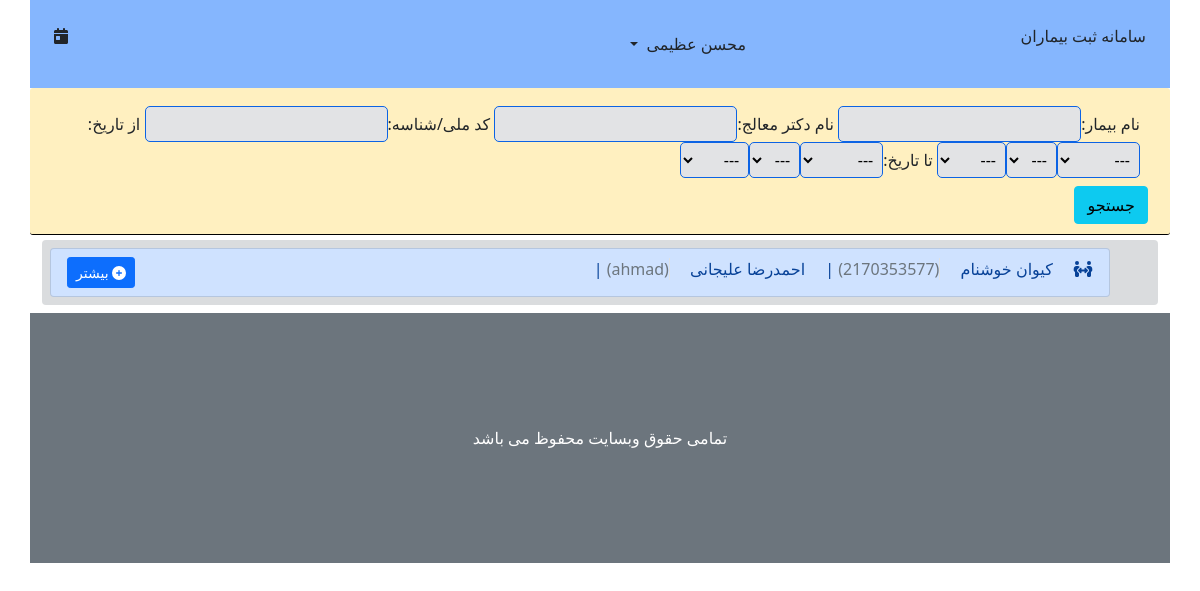
/files/ (signed in), run on the app's committed database.
### account/models.py (models this page shows, shortened)
class profile(models.Model):
    class Meta:
        verbose_name = 'ساخت حساب دکتر'
        verbose_name_plural = 'ساخت حساب دکتر'
    user = models.OneToOneField(User, on_delete=models.CASCADE, verbose_name='حساب کاربری', null=True)
    fullname = models.CharField('نام کامل', max_length=120, default='')
    age = models.IntegerField('سن', null=True)
    city = models.CharField('شهر', max_length=50, null=True)
    phone = models.CharField('تلفن', max_length=12, null=True)
    Secretary, Doctor, AdminSystem = 0, 1, 2
    role_list = [(Secretary, 'منشی (سطح 0)'), (Doctor, 'دکتر (سطح 1)'), (AdminSystem, 'ادمین سیستم (سطح 3)')]
    role = models.IntegerField(choices=role_list, null=True, default=0, blank=True)
    General, Specialist, SuperSpecialist = 0, 1, 2
    deg = [(General, 'عمومی'), (Specialist, 'تخصص'), (SuperSpecialist, 'فوق تخصص')]
    degree = models.IntegerField('درجه تحصیلی', choices=deg, null=True, blank=True)
    title = models.CharField('عنوان دکتر', null=True, max_length=50)
    address = models.TextField('آدرس', null=True)

### visit/models.py (models this page shows, shortened)
class Visit(models.Model):
    class Meta:
        verbose_name = 'ویزیت'
        verbose_name_plural = 'ویزیت'
    patient = models.ForeignKey('Patient', on_delete=models.DO_NOTHING, verbose_name='بیمار')
    doctor = models.ForeignKey('account.profile', on_delete=models.DO_NOTHING, verbose_name='دکتر')
    datetime = models.DateTimeField('زمان مراجعه', auto_now_add=True)
    var0, var1, var2, var3 = 0, 1, 2, 3
    lst = [(var0, 'جراحی 1'), (var1, 'جراحی 2'), (var2, 'جراحی 3'), (var3, 'جراحی 4')]
    kind = models.IntegerField('نوع جراحی', choices=lst, null=True, default=0, blank=True)
    description = models.TextField('توضیحات', max_length=200)

class Patient(models.Model):
    class Meta:
        verbose_name = 'بیمار'
        verbose_name_plural = 'بیمار'
    file_number = models.CharField(primary_key=True, max_length=10, verbose_name='کد ملی/شناسه')
    fullname = models.CharField('نام کامل', max_length=120)
    age = models.DateTimeField('تاریخ تولد', null=True)
    doctor = models.ForeignKey('account.profile', on_delete=models.DO_NOTHING, verbose_name='دکتر', null=True)
    phone = models.CharField('تلفن', max_length=11, null=True)

### visit/views.py (the view)
# urls.py: path('files/', show_files, name='show_files'),
@login_required
def show_files(request):
    search_form = SearchPatient(request.GET)
    if search_form.is_valid():
        patient_name = search_form.cleaned_data['patient_name']
        doctor_name = search_form.cleaned_data['doctor_name']
        national_id = search_form.cleaned_data['national_id']
        visit_list = Visit.objects.filter(patient__file_number__contains=patient_name)
        visit_list = visit_list.filter(doctor__fullname__contains=doctor_name)
        visit_list = visit_list.filter(patient__file_number__contains=national_id)
    else:
        visit_list = Visit.objects.all()
    context = {
        'visit_list': visit_list,
        'count': visit_list.__len__(),
        'date': time_now,
        'search_form': search_form
    }
    return render(request, 'visit/show_files.html', context)

### visit/forms.py
class SearchPatient(forms.Form):
    patient_name = forms.CharField(max_length=100, required=False, label='نام بیمار')
    doctor_name = forms.CharField(max_length=100, required=False, label='نام دکتر معالج')
    national_id = forms.CharField(max_length=10, required=False, label='کد ملی/شناسه')
    begin_date = forms.DateTimeField(label='از تاریخ', required=False, widget=SelectDateWidget)
    end_date = forms.DateTimeField(label='تا تاریخ', required=False, widget=SelectDateWidget)

### visit/templates/visit/show_files.html (shortened to what this page needs)
{% extends "visit/_base.html" %}
{% block main %}
    <div class="row bg-warning bg-opacity-25 search">
        <form action="" method="get">
            <div class="col-12 m-2">
                {{ search_form.as_table }}
            </div>
            <button type="submit" class="btn btn-info">جستجو</button>
        </form>
    </div>
    <ul class="list-group text-end bg-secondary bg-opacity-25">
        {% if visit_list %}
            {% for visit in visit_list %}
                <li class="list-group-item list-group-item-primary m-2">
                    <i class="fa fa-people-arrows"></i>
                    <span class="border-dark p-2 m-2">{{ visit.patient.fullname }}</span>
                    <span class="text-muted border-end">({{ visit.patient.file_number }})</span> |
                    <span class=" border-dark p-2 m-2">{{ visit.doctor.fullname }}</span>
                    <span class="text-muted border-end">({{ visit.doctor.user.username }})</span> |
                    <button type="button" class="btn btn-primary btn-sm float-start">
                        <a href="{% url "visit:visit_detail" visit_id=visit.id %}" class="text-decoration-none text-white">
                            <i class="fa fa-plus-circle"></i>
                            بیشتر
                        </a>
                    </button>
                </li>
            {% endfor %}
        {% else %}
            <p class="alert-danger">سندی موجود نیست</p>
        {% endif %}
    </ul>
{% endblock %}

### visit/templates/visit/_base.html (shortened to what this page needs)
{% load static %}
<!DOCTYPE html>
<html lang="en">
<head>
    <link rel="stylesheet" href="{% static "visit/css/bootstrap.css" %}">
    <link rel="stylesheet" href="{% static "visit/css/all.css" %}">
</head>
<body style="direction: rtl">
<div class="container">
    <div class="header">
        <div class="row bg-primary bg-opacity-50">
            <div class="col-4 text-end my p-4">
                <a href="{% url "visit:main_page" %}" class="text-decoration-none text-dark">سامانه ثبت بیماران</a>
            </div>
            <div class="col-2 my p-4">
                <a class="nav-link dropdown-toggle text-dark" data-bs-toggle="dropdown" href="#" role="button" aria-expanded="false">
                    {% if user.profile.fullname == "" %}
                        <span class="p-1"> {{ user.get_username }}</span>
                    {% else %}
                        <span class="p-1">{{ user.profile.fullname }}</span>
                    {% endif %}
                </a>
            </div>
            <div class="col-2 my p-4"></div>
            <div class="col-4 text-start my p-4">
                <i class="fa fa-calendar-day"></i>
            </div>
        </div>
    </div>
    <div class="content">
        {% block main %}
        {% endblock %}
    </div>
    <div class="footer">
         <div class="row align-items-center bg-secondary my-2" style="height: 250px">
            <span class="text-center text-white">تمامی حقوق وبسایت محفوظ می باشد</span>
         </div>
    </div>
</div>
</body>
</html>

### visit/static/visit/css/all.css (style rules this page uses)
.fa-calendar-day:before { content: "\f783"; }
.fa-people-arrows:before { content: "\e068"; }

### visit/templates/visit/_base.html (style rules this page uses)
input, select, textarea { background: #e2e3e5; direction: rtl; padding: 5px; border: 1px solid #0c63e4; border-radius: 5px; //width: 100%; }

### visit/templates/visit/show_files.html (style rules this page uses)
.search { padding: 10px; margin-bottom: 5px; border-bottom: 1px solid #000; border-radius: 3px; }

### data on the page
Visit: patient.fullname "کیوان خوشنام", patient.file_number "2170353577", doctor.fullname "احمدرضا علیجانی", doctor.user.username "ahmad"

### other printed values
{{ user.profile.fullname }} "محسن عظیمی"
